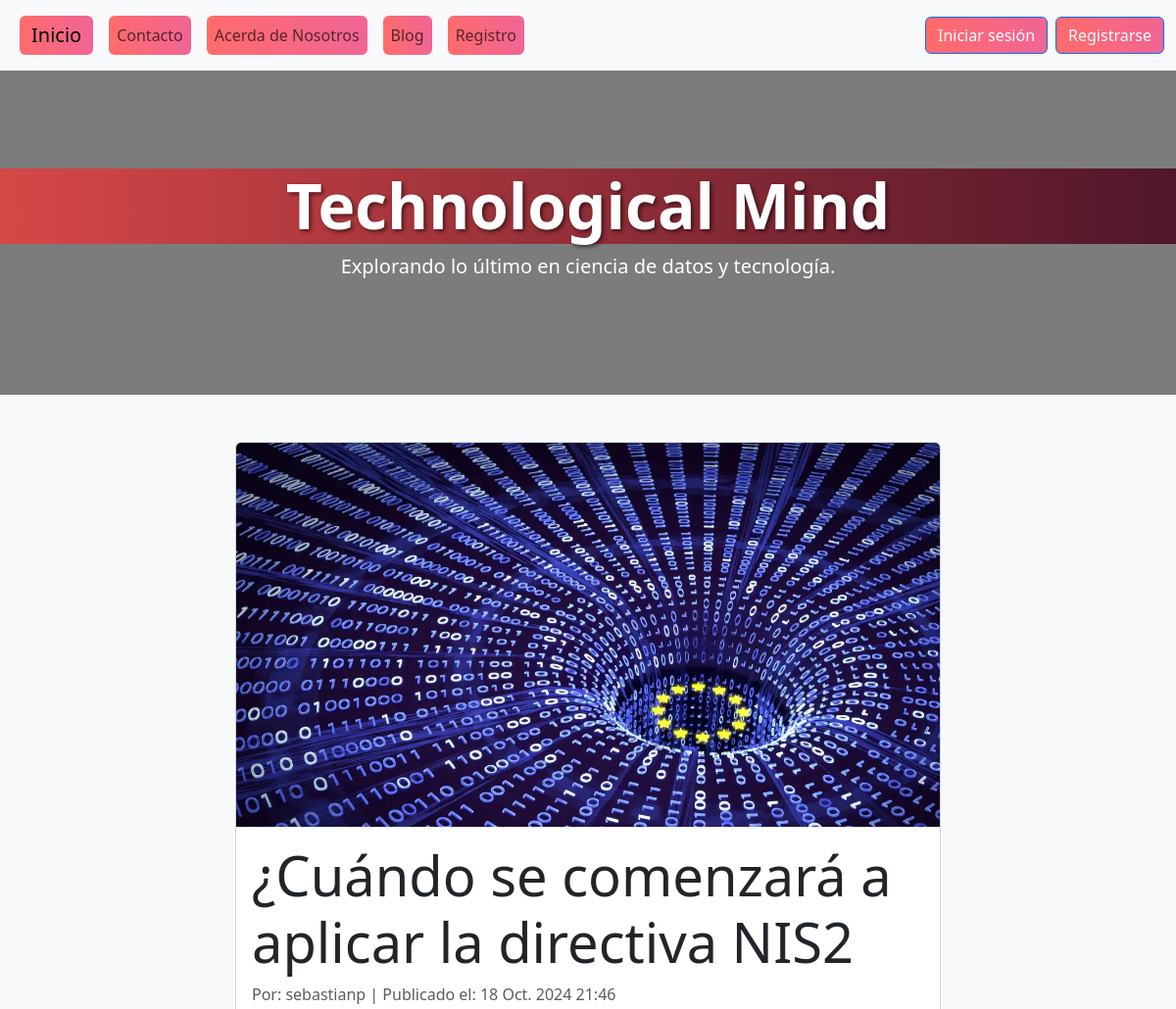
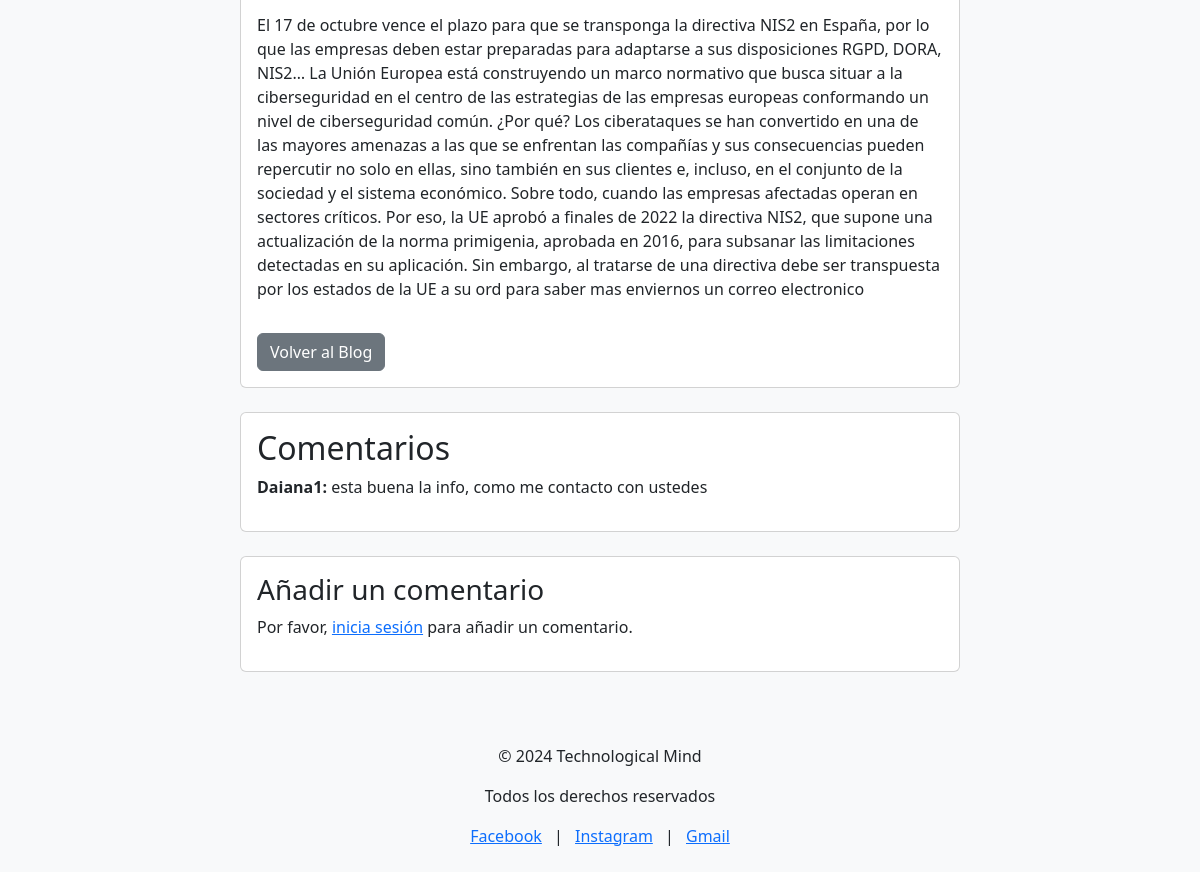
The page /blog/publicacion/1/ on the database its author committed (2 pictures, top to bottom).
### Apps/Blog/models.py (models this page shows, shortened)
class Publicacion(models.Model):
    titulo = models.CharField(max_length=300)
    contenido = models.TextField(max_length=5000)
    imagen = models.ImageField(upload_to="publicaciones")
    autor = models.ForeignKey(User, on_delete=models.CASCADE, default=1)
    categorias = models.ManyToManyField(Categoria)
    destacada = models.BooleanField(default=False)
    created_at = models.DateTimeField(default=timezone.now)
    class Meta:
        verbose_name = "Publicacion"
        verbose_name_plural = "Publicaciones"
        permissions = [
            ("puede_agregar_publicacion", "Puede agregar publicaciones"),
            ("puede_editar_publicacion", "Puede editar publicaciones"),
            ("puede_eliminar_publicacion", "Puede eliminar publicaciones"),
        ]

class Comentario(models.Model):
    publicacion = models.ForeignKey(Publicacion, related_name='comentarios', on_delete=models.CASCADE)
    autor = models.ForeignKey(User, on_delete=models.CASCADE)
    contenido = models.CharField(max_length=5000)
    creado = models.DateTimeField(auto_now_add=True)
    class Meta:
        permissions = [
            ("puede_eliminar_comentario", "Puede eliminar comentarios"),
        ]

### Apps/Blog/views.py (the view)
# urls.py: path('publicacion/<int:publicacion_id>/', views.detalle_publicacion, name='detalle_publicacion'),
def detalle_publicacion(request, publicacion_id):
    publicacion = get_object_or_404(Publicacion, id=publicacion_id)
    comentarios = publicacion.comentarios.all()
    if request.method == 'POST':
        form = ComentarioForm(request.POST)
        if form.is_valid():
            comentario = form.save(commit=False)
            comentario.publicacion = publicacion
            comentario.autor = request.user
            comentario.save()
            return redirect('detalle_publicacion', publicacion_id=publicacion.id)
    else:
        form = ComentarioForm()
    return render(request, 'detalle_publicacion.html', {'publicacion': publicacion, 'comentarios': comentarios, 'form': form})

### Apps/Blog/templates/detalle_publicacion.html (shortened to what this page needs)
{% extends "inicio.html" %}
{% load static %}
{% block content %}
<div class="container my-5">
    <div class="row">
        <div class="col-md-8 offset-md-2">
            <div class="card">
                <img src="{{ publicacion.imagen.url }}" class="card-img-top" alt="Imagen de {{ publicacion.titulo }}">
                <div class="card-body">
                    <h1 class="display-4">{{ publicacion.titulo }}</h1>
                    <p class="text-muted">Por: {{ publicacion.autor }} | Publicado el: {{ publicacion.created_at }}</p>
                    <p>{{ publicacion.contenido }}</p>
                    <a href="{% url 'blog' %}" class="btn btn-secondary mt-3">Volver al Blog</a>
                </div>
            </div>
            <div class="card mt-4">
                <div class="card-body">
                    <h2>Comentarios</h2>
                    {% for comentario in comentarios %}
                        <p><strong>{{ comentario.autor }}:</strong> {{ comentario.contenido }}</p>
                    {% endfor %}
                </div>
            </div>
            <div class="card mt-4">
                <div class="card-body">
                    <h3>Añadir un comentario</h3>
                    {% if user.is_authenticated %}
                        <form method="POST">
                            {% csrf_token %}
                            {{ form.as_p }}
                            <button type="submit" class="btn btn-primary">Enviar</button>
                        </form>
                    {% else %}
                        <p>Por favor, <a href="{% url 'login' %}">inicia sesión</a> para añadir un comentario.</p>
                    {% endif %}
                </div>
            </div>
        </div>
    </div>
</div>
{% endblock %}

### rows shown on the page
Publicacion: imagen (picture), titulo "¿Cuándo se comenzará a aplicar la directiva NIS2", autor "sebastianp", created_at "18 Oct. 2024 21:46", contenido "El 17 de octubre vence el plazo para que se transponga la directiva NIS2 en España, por lo que las empresas deben estar preparadas para adaptarse a sus disposiciones RGPD, DORA, NIS2… La Unión Europea está construyendo un marco normativo que busca situar a la ciberseguridad en el centro de las estrategias de las empresas europeas conformando un nivel de ciberseguridad común. ¿Por qué? Los ciberataques se han convertido en una de las mayores amenazas a las que se enfrentan las compañías y sus consecuencias pueden repercutir no solo en ellas, sino también en sus clientes e, incluso, en el conjunto de la sociedad y el sistema económico. Sobre todo, cuando las empresas afectadas operan en…"
Comentario: autor "Daiana1", contenido "esta buena la info, como me contacto con ustedes"
